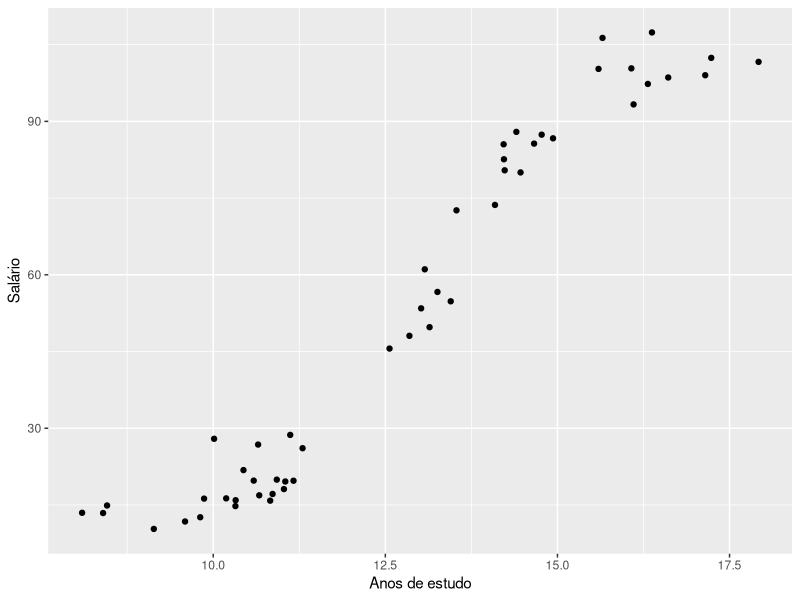
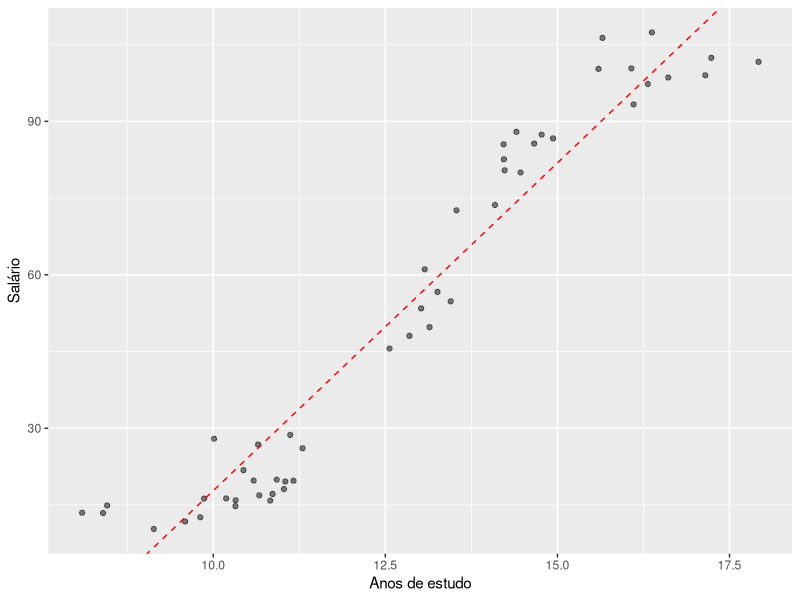
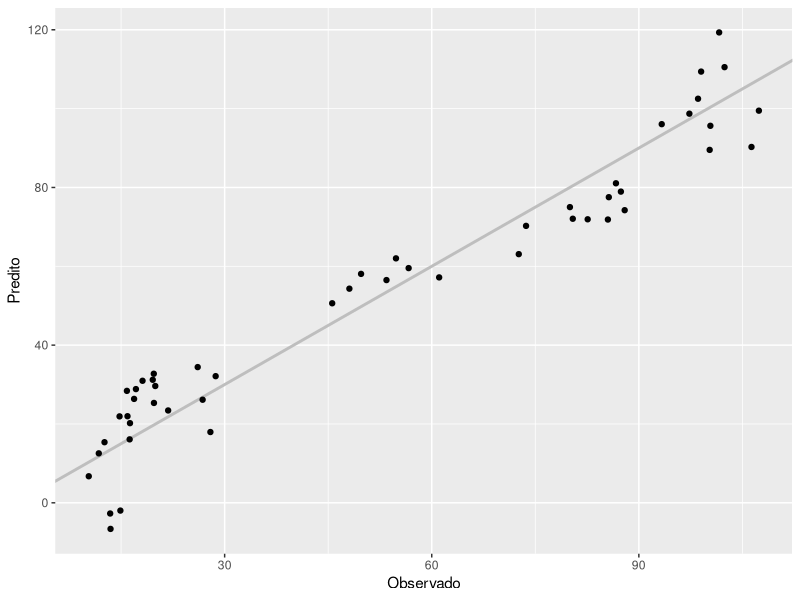
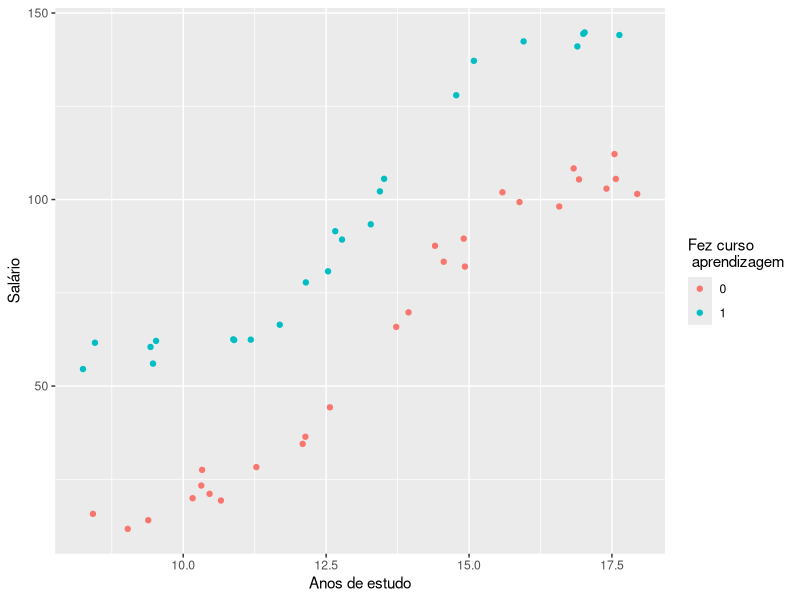
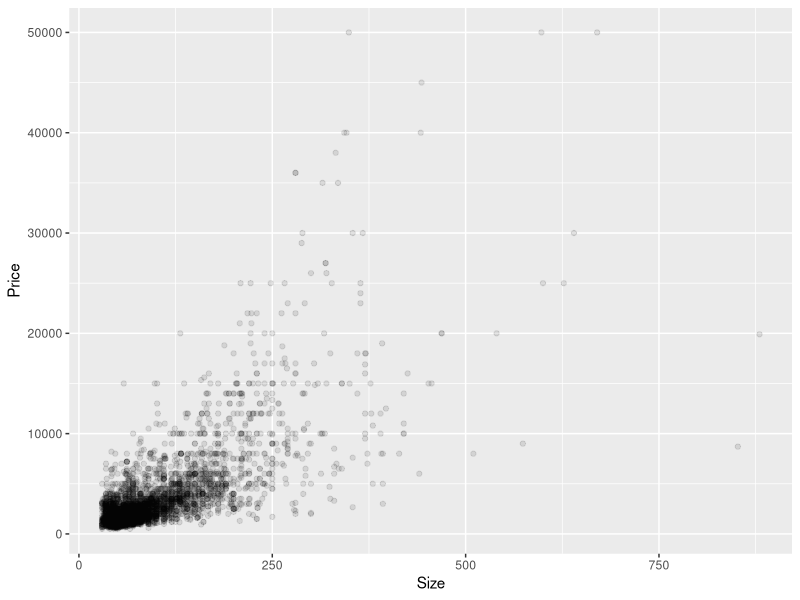

Reproduce these figures in R, in order.
library(ggplot2) # biblioteca para construcao de graficos


set.seed(1234) # define uma semente aleatoria

n_obs <- 50 # numero de observacoes que serao geradas

# geracao do vetor de valores de x, representando anos de estudo
anos_estudo <- runif(n = n_obs, min = 8, max = 18)

# geracao do vetor de valores de y, representando os salarios (em centenas de reais)
salario <- 45*tanh(anos_estudo/1.9 - 7) + 60 +
  rnorm(n = n_obs, mean = 0, sd = 4) # o erro aleatorio

# armazena os dados em um data frame
dados <- data.frame(x = anos_estudo, y = salario)

# visualizacao dos dados
ggplot(dados, aes(x = x, y = y)) + # define quais valores estarao nos eixos
  geom_point() + # grafico de pontos
  labs(x = "Anos de estudo", y = "Salário")

# calculo das estimativas do modelo de regressao linear manualmente -----

X <- matrix(c(rep(1, n_obs), # colunas de 1s (intercepto)
              dados$x), # colunas com os valores de X
            nrow = n_obs) # numero de linhas da matriz

Y <- dados$y

beta_hat <- solve(t(X) %*% X) %*% t(X) %*% Y # solucao de minimos quadrados
beta_hat

# visualizacao do resultado
ggplot(dados, aes(x = x, y = y)) +
  geom_point(alpha = 0.5) + # alpha indica a transparencia da geometria
  geom_abline(intercept = beta_hat[1], slope = beta_hat[2], # adiciona reta estimada
              color = "red", linetype = "dashed") +
  labs(x = "Anos de estudo", y = "Salário") # altera os labels do grafico

# calculo das estimativas do modelo de regressao linear com lm ----------
fit <- lm(y~x, dados)
fit

# avaliacao do modelo -----------------------------------------------------
pred <- X %*% beta_hat # predicao feita manualmente (obtemos uma matriz coluna)

pred2 <- predict(fit, dados)

# armazena predicoes e valores observados em um dataframe
obs_pred <- data.frame(observado = dados$y,
                       predito = pred)

ggplot(obs_pred, aes(x = observado, y = predito)) +
  geom_abline(intercept = 0, slope = 1, color = "gray", size = 1) +# reta identidade
  geom_point() + # geometria de pontos
  labs(x = "Observado", y = "Predito")

# calulo do erro dentro da amostra - opcao 1
(eqm <- sum((obs_pred$observado - obs_pred$predito)^2) / n_obs)

# calulo do erro dentro da amostar - opcao 2
(eqm <- mean((obs_pred$observado - obs_pred$predito)^2))


# predicao para um dado novo ------
dados_predicao <- data.frame(x = c(10, 15, 17))
predicao <- predict(fit, dados_predicao)


# Modelo com mais de uma preditora ----------------------------------------
set.seed(123)

# numero de observacoes que serao geradas
n_obs <- 50

# geracao do vetor de valores de x, representando anos de estudo
anos_estudo <- runif(n = n_obs, min = 8, max = 18)

# geracao do vetor de indicadoras para representar se fez o curso de aprendizagem
curso_aprendizagem <- sample(0:1, size = n_obs, replace = TRUE)

# geracao do vetor de valores de y, representando os salarios (em centenas de reais)
salario <- 45*tanh(anos_estudo/1.9 - 7) + 60 +
  curso_aprendizagem*40 +
  rnorm(n = n_obs, mean = 0, sd = 4) # o erro aleatorio

# armazena os dados em um data frame
dados <- data.frame(x1 = anos_estudo, x2 = curso_aprendizagem, y = salario)

# visualizacao dos dados
ggplot(dados, aes(x = x1, y = y, color = factor(x2))) +
  geom_point() +
  labs(x = "Anos de estudo", y = "Salário", color = "Fez curso \n aprendizagem")

# calculo das estimativas do modelo de regressao linear com lm ----------
fit <- lm(y ~ x1 + x2, dados)
fit

# Filtrar um data frame
dados2 <- dados[dados$x2 == 1,] # somente observacoes com x2 = 1
sum(dados$x2 == 1) # numero de observacoes em que x2 = 1 (fez curso aprendizagem)
nrow(dados2) # numero de linhas do dataframe filtrado

fit2 <- lm(y ~ x1, dados2)
fit2

# aplicando transformacao nas variaveis
dados2$raiz_x1 <- sqrt(dados2$x1)

fit3 <- lm(y ~ x1 + raiz_x1, dados2)
fit3

# aplicacao dados reais ---------------------------------------------------

# carregar dados que estao no arquivo csv
dados <- read.csv("sao-paulo-properties.csv",
                  fileEncoding = "UTF-8")

# filtrar para considerar apenas imoveis disponiveis para aluguel
aluguel <- dados[dados$Negotiation.Type == "rent", ]

# grafico de preco versus tamanho do imovel
ggplot(aluguel, aes(x = Size, y = Price)) +
  geom_point(alpha = 0.1) # alpha define a transparencia da geometria (entre 0 e 1)

